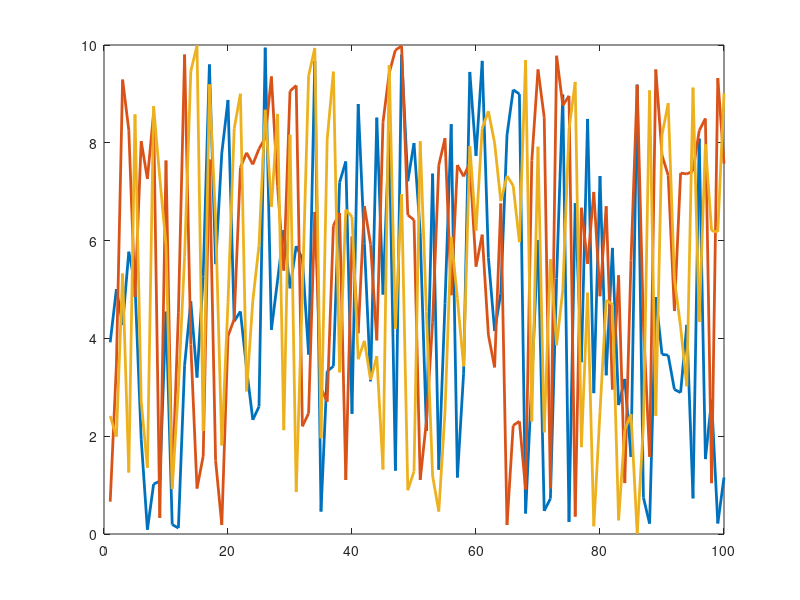

The MATLAB source for this figure:
%%
%     Curso do canal ExataMenteS
%     Aula 20 - Importar Dados txt
%     Se inscreva no canal e nos ajude a crescer <3
%     Vamos melhorar o Brasil atraves da tecnologia :)
%     https://www.youtube.com/channel/UCZyFebN0_gF2yy5fhVhlXtA
%     Instrutor: Joao Pinheiro
%%
% Abrir o arquivo
file = fopen('dados.txt' ,'r');

% Ler o arquivo

% Ignorar a primeira linha
IgnorarLinha = fgetl(file);

% Segunda linha, numero de sensores
 string_numSensores = regexp(fgetl(file) ,'\t','split');
 numSensores = str2double(string_numSensores(3)); % O 'numero' que esta no txt e uma string para o matlab,
                                                  % Precisamos converter para um numero por isso
                                                  % O uso de str2double

% Terceira linha, numero de pontos 
 string_numTempo = regexp(fgetl(file) ,'\t','split');
 numPontos = str2double(string_numTempo(3));

% Comecar a ler a partir do "start"
cond = true;
while cond
    
    % Transforme a linha em dados
    aline = fgetl(file);
    
    % Faca um teste da nossa string para ver se e o "start"
    if strcmpi(aline(1:5),'Start')
        cond = false;
        
    end
end

% ler os dados

% Inicializar a Matriz
data = zeros(numSensores ,numPontos);

% Criacao de um operator logico para iniciar um Loop
cond = true;
while cond
    
    % Transforme a linha em dados
    aline = regexp( fgetl(file), '\t','split');
    
    % Checar os dados, para evitar que estamos no final da lista o 'end'
    if strcmpi(aline{1}(1:3),'end')
        cond = false;   
    else
        % Coloque os dados em uma matriz
        data( str2double(aline{2}) , str2double(aline{4}) ) = str2double(aline{6});
    end
end

% Fazer o plot dos dados 

figure(1), clf
plot(data','linew',2)

fclose(file); % Fechar o arquivo que abrimos no comeco
    